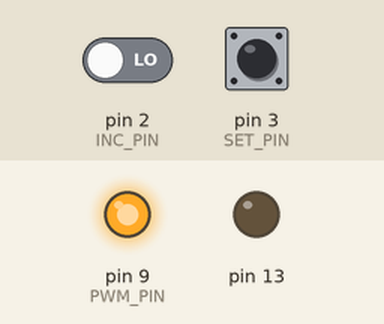
Recording of a sketch running on a simulated Arduino Uno, built with avr-gcc and run on an emulated ATmega328P. On the bench: output pins drawn as LEDs (lit = HIGH). The test bench sets the inputs (shaded band); at power-on: pin 3 (SET_PIN) LOW, pin 2 (INC_PIN) LOW.

Above: at 1.2 s.
1.3 s: pin 3 (SET_PIN) pulled HIGH for 0.15 s
At 3.0 s:
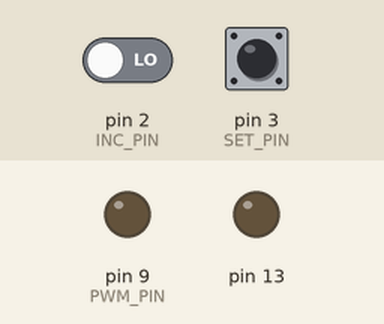
3.3 s: pin 2 (INC_PIN) driven HIGH and pin 3 (SET_PIN) driven HIGH
At 3.7 s:
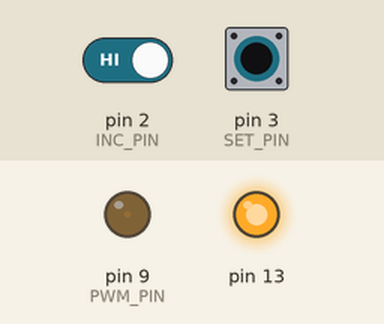
Timing chart, 0 to 6.3 s (numbered marks = the images above; inputs shaded):
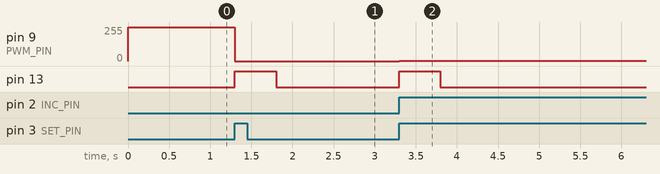

Measured:
- after the input at 1.3 s, pin 9 (PWM_PIN): 255/255 → 0/255 at once; pin 13: LOW → HIGH at once, → LOW 0.50 s later
- after the input at 3.3 s, pin 9 (PWM_PIN): 0/255 → 1/255 at once; pin 13: LOW → HIGH at once, → LOW 0.50 s later

The sketch:

charles-caroline-meter-arduino.ino
```cpp
#define INC_PIN 2
#define SET_PIN 3
#define PWM_PIN 9

unsigned int val = 0;
long lastSet = -1;

void setup() {
  pinMode(13, OUTPUT);
  digitalWrite(13, LOW);
  pinMode(PWM_PIN, OUTPUT);
  analogWrite(PWM_PIN, 255);
  attachInterrupt(digitalPinToInterrupt(INC_PIN), inc, CHANGE);
  attachInterrupt(digitalPinToInterrupt(SET_PIN), set, RISING);
  Serial.begin(115200);
}

void inc() {
  //Serial.print("x");
  val = min(255, (val + 1));
}

void set() {
  analogWrite(PWM_PIN, val);
  val = 0;
  digitalWrite(13, HIGH);
  lastSet = millis();
}

void loop() {
  if ((lastSet > 0) && (millis() - lastSet > 500)) {
    digitalWrite(13, LOW);
  }
}
```
